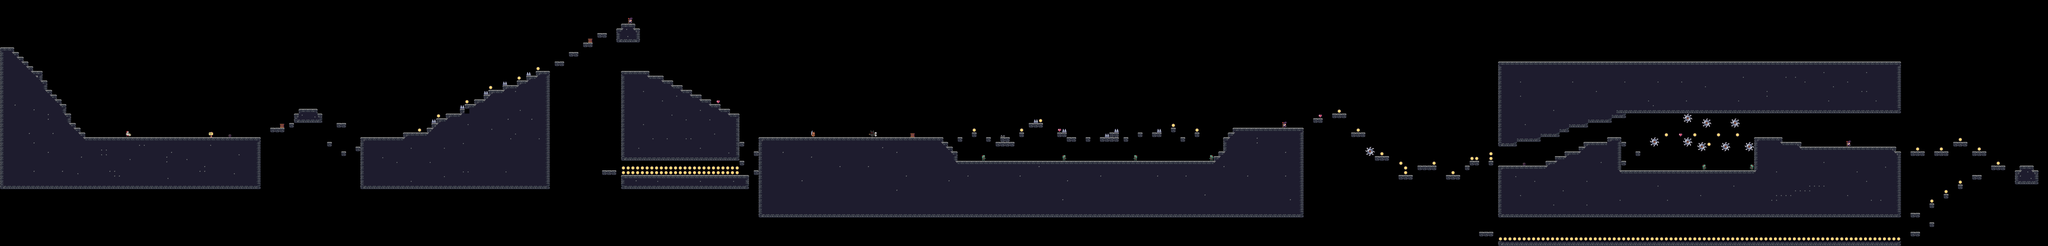

A 2D game scene composited from a Tiled map and its tileset images. What follows is a short description and the map's XML, with each tile layer's data collapsed to a summary:
An orthogonal 432x52 tile map with 16x16 px tiles, 4 tile layers (Traps, Objects, Entities, Collisions), 4 tilesets.

<map version="1.10" tiledversion="1.10.1" orientation="orthogonal" renderorder="right-down" width="432" height="52" tilewidth="16" tileheight="16" infinite="0" nextlayerid="15" nextobjectid="4">
 <tileset firstgid="1" source="New tileset/snow.tsx" />
 <tileset firstgid="46" source="New tileset/traps.tsx" />
 <tileset firstgid="102" source="New tileset/entities.tsx" />
 <tileset firstgid="126" source="New tileset/objects.tsx" />
 <layer id="8" name="Traps" width="432" height="52">
  <data>[22464 cells, 81 non-empty, 11 distinct tile ids]</data>
 </layer>
 <layer id="10" name="Objects" width="432" height="52">
  <data>[22464 cells, 183 non-empty, 9 distinct tile ids]</data>
 </layer>
 <layer id="11" name="Entities" width="432" height="52">
  <data>[22464 cells, 36 non-empty, 17 distinct tile ids]</data>
 </layer>
 <layer id="9" name="Collisions" width="432" height="52" opacity="0.53">
  <data>[22464 cells, 6062 non-empty, 22 distinct tile ids]</data>
 </layer>
</map>